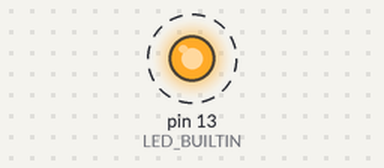
Simulated run of this sketch. Board: Arduino Uno, built with avr-gcc and run on an emulated ATmega328P. Shown: output pins drawn as LEDs (lit = HIGH). Dashed ring = blinking. What the sketch prints to the serial monitor is not drawn.

Above: at 0.12 s.
Timing chart, 0 to 3.0 s (numbered marks = the images above):
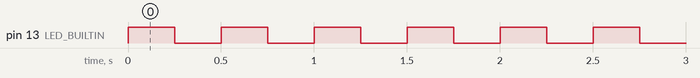

Measured:
- by itself, pin 13 (LED_BUILTIN): alternates HIGH for 0.25 s and LOW for 0.25 s

The sketch:

Blink_allround.ino
```cpp
void setup() {
  pinMode(LED_BUILTIN, OUTPUT);
  Serial.begin(9600);

  Serial.println("Blink test for all platforms");
}

void loop() {
  digitalWrite(LED_BUILTIN, HIGH);
  Serial.println("on");
  delay(250);

  digitalWrite(LED_BUILTIN, LOW);
  Serial.println("off");
  delay(250);
}
```
